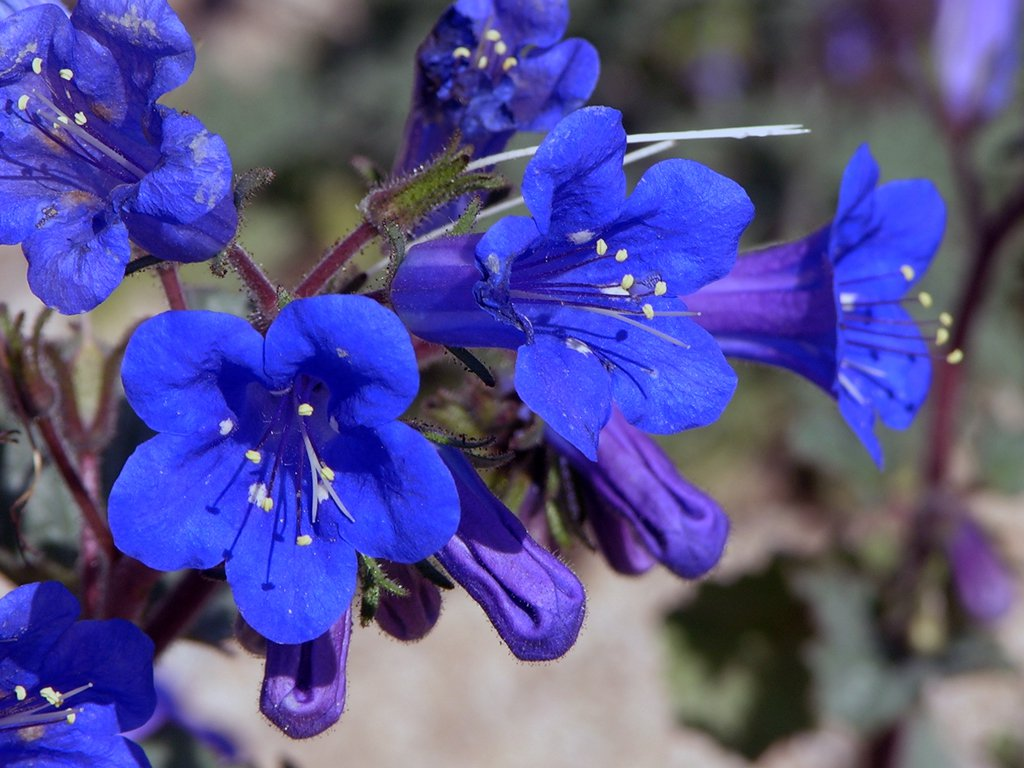
#> input picture assets/blue_flower.jpg, 1024 x 768 px, given in place of the camera
$ python color_seg.py
#> lines starting #> are read from the running program, lines starting #| are printed output that depends on the picture; after the words box and inside, x2 and y2 are one past the last pixel; in counts of white or black regions, pixels touching at a corner belong together
"""
Utility Program I: Program to demonstrate color segmentation

Author: Maharshi Basu
Date: 8 January, 2023

Description: This program is supposed to detect only the red color cloth in the frame and everything else
            should be black

"""

#importing the required libraries
import cv2
import numpy as np
from time import sleep

def color_segment(inp_frame):
    hsv_img = cv2.cvtColor(inp_frame, cv2.COLOR_BGR2HSV)        #converting the image to hsv format
    lower_yellow = np.array([25, 50, 70]) #60, 40.7, 99.2
    upper_yellow = np.array([35, 255, 255]) #60, 100, 100
    mask2 = cv2.inRange(hsv_img, lower_yellow, upper_yellow)
    return mask2                                                 #returning the mask for segmenting the image

cap = cv2.VideoCapture(0)                                       #starting webcam
sleep(1)                                                        #giving a second for the code to access the webcam

while cap.isOpened():
    _, frame = cap.read()                                       #reading each frame from the video
#> frame is the input picture: shape (768, 1024, 3); mean B, G, R 142.6, 80.9, 85.6
    mask = color_segment(frame)                                 #using utility function to generate the mask
#> in color_segment, `hsv_img = cv2.cvtColor(inp_frame, cv2.COLOR_BGR2HSV)`: hsv_img: shape (768, 1024, 3); mean H, S, V 96, 111, 148.4
#> in color_segment, `mask2 = cv2.inRange(hsv_img, lower_yellow, upper_yellow)`:
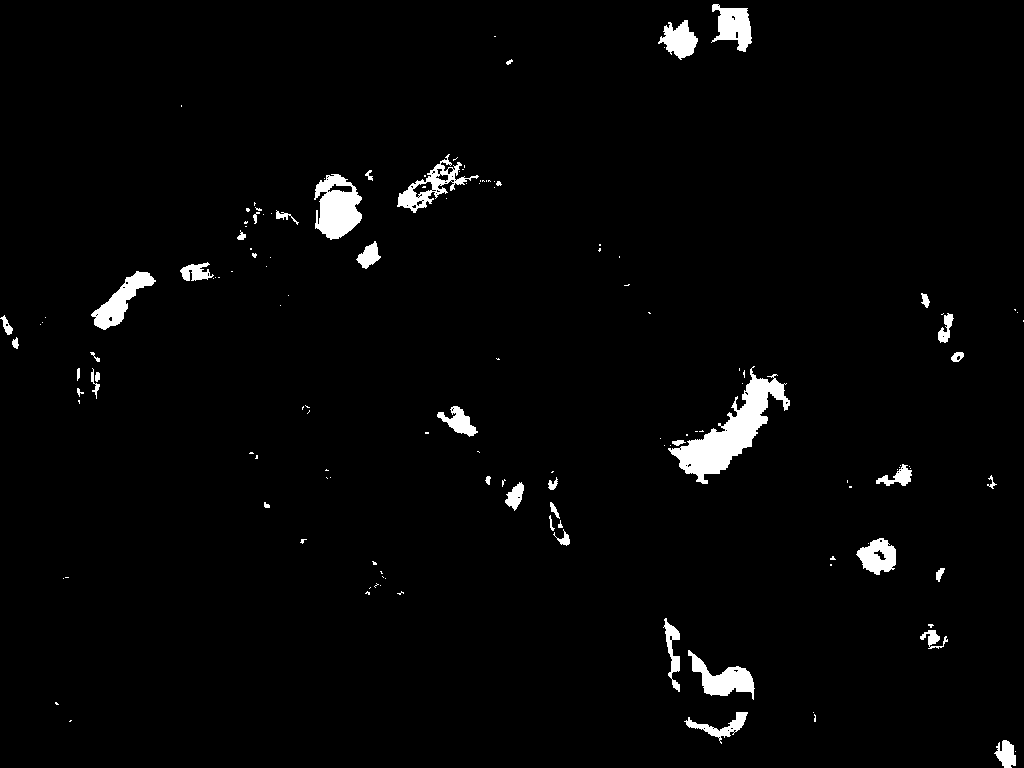
#> mask2: shape (768, 1024); 2.4% white; 142 white regions (99 under 20 px), largest, box (x1, y1, x2, y2) and area: (668, 366, 790, 484) 4321, (314, 174, 362, 240) 2123, (688, 650, 755, 700) 1369

    res = cv2.bitwise_and(frame, frame, mask=mask)              #applying the mask
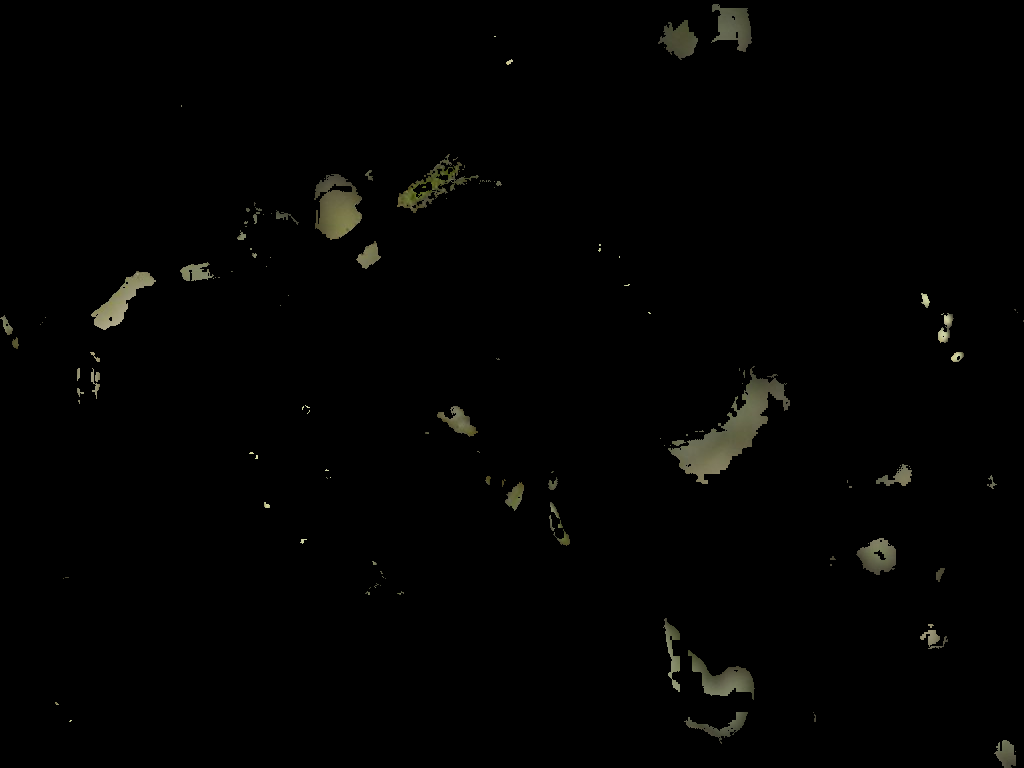
#> res: shape (768, 1024, 3); mean B, G, R 1.9, 2.5, 2.5
    res1 = cv2.bitwise_not(res)                                 #inverting the mask
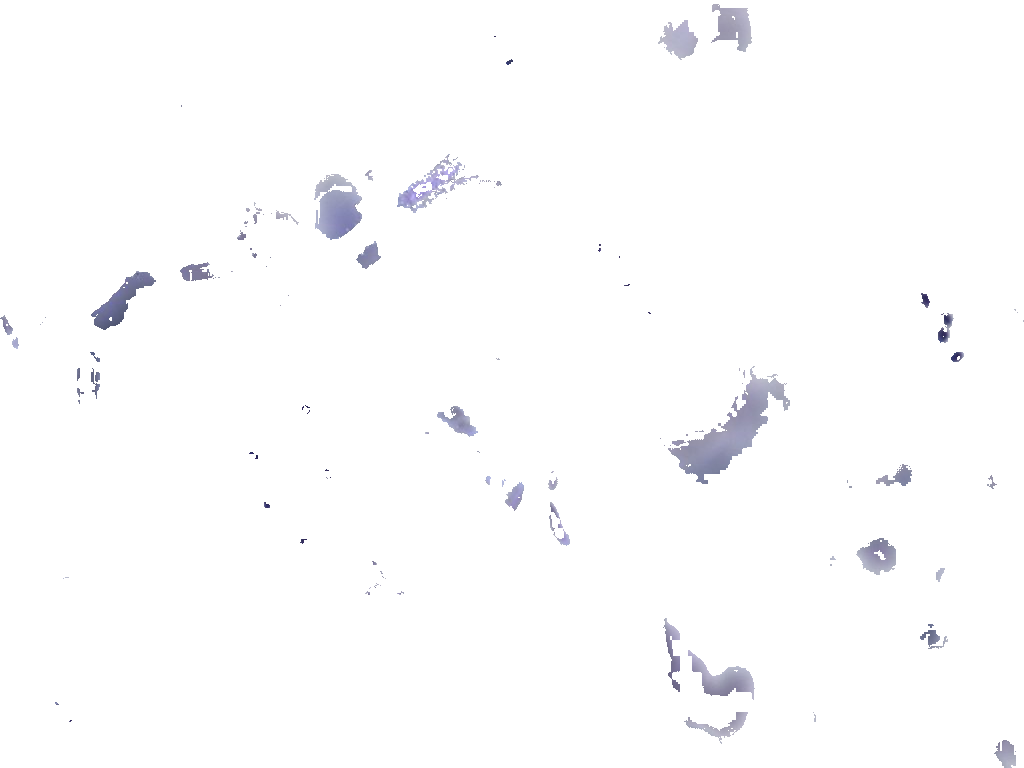
#> res1: shape (768, 1024, 3); mean B, G, R 253.1, 252.5, 252.5
    res2 = cv2.bitwise_and(frame, frame, mask=mask)
    cv2.imshow("Red segment", res2)
    k = cv2.waitKey(1)
#> (key q is pressed here)
    if k == ord('q'):
        break

cap.release()
cv2.destroyAllWindows()
